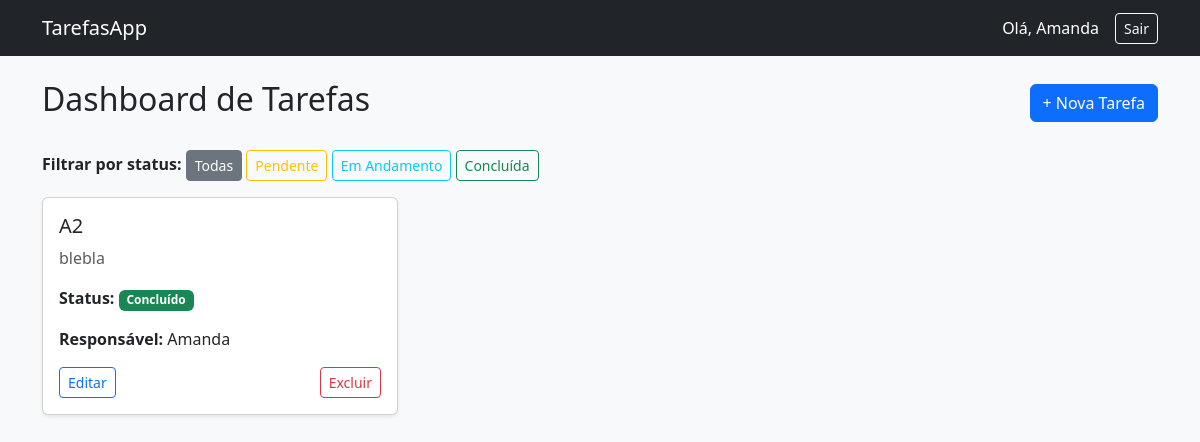
The app's page / (signed in) with its own data.
### core/models.py (models this page shows, shortened)
class Task(models.Model):
    title = models.CharField(max_length=200)
    description = models.TextField(blank=True, null=True)
    status = models.CharField(
        max_length=20,
        choices=[('pending', 'Pendente'), ('in_progress', 'Em Andamento'), ('done', 'Concluído')],
        default='pending'
    )
    user = models.ForeignKey(User, on_delete=models.CASCADE)
    created_at = models.DateTimeField(auto_now_add=True)

### core/views.py (the view)
# urls.py: path('', views.dashboard, name='dashboard'),
@login_required
def dashboard(request):
  tasks = Task.objects.filter(user=request.user)
  status_filter = request.GET.get('status')
  if status_filter:
    tasks = tasks.filter(status=status_filter)
  context = {'tasks': tasks, 'current_status': status_filter}
  return render(request, 'core/dashboard.html', context)

### core/templates/core/dashboard.html (shortened to what this page needs)
<!DOCTYPE html>
<html lang="pt-br">
<head>
    <link href="https://cdn.jsdelivr.net/npm/bootstrap@5.3.0/dist/css/bootstrap.min.css" rel="stylesheet">
</head>
<body class="bg-light">
    <nav class="navbar navbar-expand-lg navbar-dark bg-dark mb-4">
        <div class="container">
            <a class="navbar-brand" href="{% url 'dashboard' %}">TarefasApp</a>
            <div class="d-flex align-items-center">
                <span class="navbar-text text-white me-3">Olá, {{ request.user.username }}</span>
                <form action="{% url 'logout' %}" method="post" class="d-inline">
                    <button type="submit" class="btn btn-outline-light btn-sm">Sair</button>
                </form>
            </div>
        </div>
    </nav>
    <div class="container">
        <div class="d-flex justify-content-between align-items-center mb-4">
            <h2>Dashboard de Tarefas</h2>
            <a href="{% url 'task_create' %}" class="btn btn-primary">+ Nova Tarefa</a>
        </div>
        <div class="mb-3">
            <strong>Filtrar por status:</strong>
            <a href="{% url 'dashboard' %}" class="btn btn-sm btn-outline-secondary {% if not current_status %}active{% endif %}">Todas</a>
            <a href="{% url 'dashboard' %}?status=pending" class="btn btn-sm btn-outline-warning {% if current_status == 'pending' %}active{% endif %}">Pendente</a>
            <a href="{% url 'dashboard' %}?status=in_progress" class="btn btn-sm btn-outline-info {% if current_status == 'in_progress' %}active{% endif %}">Em Andamento</a>
            <a href="{% url 'dashboard' %}?status=done" class="btn btn-sm btn-outline-success {% if current_status == 'done' %}active{% endif %}">Concluída</a>
        </div>
        <div class="row">
            {% for task in tasks %}
            <div class="col-md-4 mb-3">
                <div class="card shadow-sm">
                    <div class="card-body">
                        <h5 class="card-title">{{ task.title }}</h5>
                        <p class="card-text text-muted">{{ task.description|default:"Sem descrição." }}</p>
                        <p>
                            <strong>Status:</strong>
                            <span class="badge
                                {% if task.status == 'pending' %}bg-warning text-dark
                                {% elif task.status == 'in_progress' %}bg-info text-dark
                                {% elif task.status == 'done' %}bg-success{% endif %}">
                                {{ task.get_status_display }}
                            </span>
                        </p>
                        <p><strong>Responsável:</strong> {{ task.user.username|default:"Não atribuído" }}</p>
                        <div class="d-flex justify-content-between">
                            <a href="{% url 'task_edit' task.pk %}" class="btn btn-sm btn-outline-primary">Editar</a>
                            <a href="{% url 'task_delete' task.pk %}" class="btn btn-sm btn-outline-danger">Excluir</a>
                        </div>
                    </div>
                </div>
            </div>
            {% empty %}
            <div class="col-12">
                <p class="text-muted">Nenhuma tarefa encontrada.</p>
            </div>
            {% endfor %}
        </div>
    </div>
</body>
</html>

### records on screen
Task: title "A2", description "blebla", status "Concluído", user.username "Amanda"

### other values on screen
{{ request.user.username }} "Amanda"
